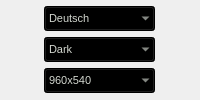
         <widget class="QWidget" name="meta_settings_widget" native="true">
          <layout class="QHBoxLayout" name="meta_settings_widget_layout">
           <property name="leftMargin">
            <number>0</number>
           </property>
           <property name="topMargin">
            <number>0</number>
           </property>
           <property name="rightMargin">
            <number>0</number>
           </property>
           <property name="bottomMargin">
            <number>0</number>
           </property>
           <item>
            <widget class="QWidget" name="meta_fields" native="true">
             <property name="minimumSize">
              <size>
               <width>111</width>
               <height>0</height>
              </size>
             </property>
             <property name="maximumSize">
              <size>
               <width>111</width>
               <height>87</height>
              </size>
             </property>
             <layout class="QVBoxLayout" name="meta_fields_layout">
              <property name="leftMargin">
               <number>0</number>
              </property>
              <property name="topMargin">
               <number>0</number>
              </property>
              <property name="rightMargin">
               <number>0</number>
              </property>
              <property name="bottomMargin">
               <number>0</number>
              </property>
              <item>
               <widget class="QComboBox" name="language_field">
                <property name="minimumSize">
                 <size>
                  <width>0</width>
                  <height>25</height>
                 </size>
                </property>
                <property name="maximumSize">
                 <size>
                  <width>16777215</width>
                  <height>25</height>
                 </size>
                </property>
                <property name="font">
                 <font>
                  <pointsize>8</pointsize>
                 </font>
                </property>
                <property name="cursor">
                 <cursorShape>PointingHandCursor</cursorShape>
                </property>
                <property name="toolTip">
                 <string>Language for the graphical user interface</string>
                </property>
                <property name="styleSheet">
                 <string notr="true">color: rgb(211, 215, 207);
background-color: rgb(0, 0, 0);</string>
                </property>
                <property name="currentIndex">
                 <number>0</number>
                </property>
                <property name="iconSize">
                 <size>
                  <width>15</width>
                  <height>15</height>
                 </size>
                </property>
                <property name="frame">
                 <bool>false</bool>
                </property>
                <item>
                 <property name="text">
                  <string>Deutsch</string>
                 </property>
                 <property name="icon">
                  <iconset resource="assets/resources.qrc">
                   <normaloff>:/special_icons/icons_special/flag-for-flag-germany-svgrepo-com.svg</normaloff>:/special_icons/icons_special/flag-for-flag-germany-svgrepo-com.svg</iconset>
                 </property>
                </item>
                <item>
                 <property name="text">
                  <string>English</string>
                 </property>
                 <property name="icon">
                  <iconset resource="assets/resources.qrc">
                   <normaloff>:/special_icons/icons_special/united-kingdom-uk-svgrepo-com.svg</normaloff>:/special_icons/icons_special/united-kingdom-uk-svgrepo-com.svg</iconset>
                 </property>
                </item>
                <item>
                 <property name="text">
                  <string>Español</string>
                 </property>
                 <property name="icon">
                  <iconset resource="assets/resources.qrc">
                   <normaloff>:/special_icons/icons_special/flag-for-flag-spain-svgrepo-com.svg</normaloff>:/special_icons/icons_special/flag-for-flag-spain-svgrepo-com.svg</iconset>
                 </property>
                </item>
                <item>
                 <property name="text">
                  <string>Français</string>
                 </property>
                 <property name="icon">
                  <iconset resource="assets/resources.qrc">
                   <normaloff>:/special_icons/icons_special/flag-for-flag-france-svgrepo-com.svg</normaloff>:/special_icons/icons_special/flag-for-flag-france-svgrepo-com.svg</iconset>
                 </property>
                </item>
                <item>
                 <property name="text">
                  <string>Italiano</string>
                 </property>
                 <property name="icon">
                  <iconset resource="assets/resources.qrc">
                   <normaloff>:/special_icons/icons_special/flag-for-flag-italy-svgrepo-com.svg</normaloff>:/special_icons/icons_special/flag-for-flag-italy-svgrepo-com.svg</iconset>
                 </property>
                </item>
               </widget>
              </item>
              <item>
               <widget class="QComboBox" name="color_field">
                <property name="minimumSize">
                 <size>
                  <width>0</width>
                  <height>25</height>
                 </size>
                </property>
                <property name="maximumSize">
                 <size>
                  <width>16777215</width>
                  <height>25</height>
                 </size>
                </property>
                <property name="font">
                 <font>
                  <pointsize>8</pointsize>
                 </font>
                </property>
                <property name="cursor">
                 <cursorShape>PointingHandCursor</cursorShape>
                </property>
                <property name="toolTip">
                 <string>Color scheme for the graphical user interface</string>
                </property>
                <property name="styleSheet">
                 <string notr="true">color: rgb(211, 215, 207);
background-color: rgb(0, 0, 0);</string>
                </property>
                <property name="currentIndex">
                 <number>0</number>
                </property>
                <property name="iconSize">
                 <size>
                  <width>15</width>
                  <height>15</height>
                 </size>
                </property>
                <property name="frame">
                 <bool>false</bool>
                </property>
                <item>
                 <property name="text">
                  <string>Dark</string>
                 </property>
                 <property name="icon">
                  <iconset resource="assets/resources.qrc">
                   <normaloff>:/special_icons/icons_special/moon-svgrepo-com.svg</normaloff>:/special_icons/icons_special/moon-svgrepo-com.svg</iconset>
                 </property>
                </item>
                <item>
                 <property name="text">
                  <string>Bright</string>
                 </property>
                 <property name="icon">
                  <iconset resource="assets/resources.qrc">
                   <normaloff>:/special_icons/icons_special/sun-2-svgrepo-com.svg</normaloff>:/special_icons/icons_special/sun-2-svgrepo-com.svg</iconset>
                 </property>
                </item>
               </widget>
              </item>
              <item>
               <widget class="QComboBox" name="resolution_field">
                <property name="minimumSize">
                 <size>
                  <width>0</width>
                  <height>25</height>
                 </size>
                </property>
                <property name="maximumSize">
                 <size>
                  <width>16777215</width>
                  <height>25</height>
                 </size>
                </property>
                <property name="font">
                 <font>
                  <pointsize>8</pointsize>
                 </font>
                </property>
                <property name="cursor">
                 <cursorShape>PointingHandCursor</cursorShape>
                </property>
                <property name="toolTip">
                 <string>Automatic display resolutions</string>
                </property>
                <property name="styleSheet">
                 <string notr="true">color: rgb(211, 215, 207);
background-color: rgb(0, 0, 0);</string>
                </property>
                <property name="currentIndex">
                 <number>0</number>
                </property>
                <property name="iconSize">
                 <size>
                  <width>15</width>
                  <height>15</height>
                 </size>
                </property>
                <property name="frame">
                 <bool>false</bool>
                </property>
                <item>
                 <property name="text">
                  <string>960x540</string>
                 </property>
                 <property name="icon">
                  <iconset resource="assets/resources.qrc">
                   <normaloff>:/lightblue_icons/icons_lightblue/eye.svg</normaloff>:/lightblue_icons/icons_lightblue/eye.svg</iconset>
                 </property>
                </item>
                <item>
                 <property name="text">
                  <string>1.280x720</string>
                 </property>
                 <property name="icon">
                  <iconset resource="assets/resources.qrc">
                   <normaloff>:/lightblue_icons/icons_lightblue/eye.svg</normaloff>:/lightblue_icons/icons_lightblue/eye.svg</iconset>
                 </property>
                </item>
                <item>
                 <property name="text">
                  <string>1.920x1080</string>
                 </property>
                 <property name="icon">
                  <iconset resource="assets/resources.qrc">
                   <normaloff>:/lightblue_icons/icons_lightblue/eye.svg</normaloff>:/lightblue_icons/icons_lightblue/eye.svg</iconset>
                 </property>
                </item>
               </widget>
              </item>
             </layout>
            </widget>
           </item>
          </layout>
         </widget>
